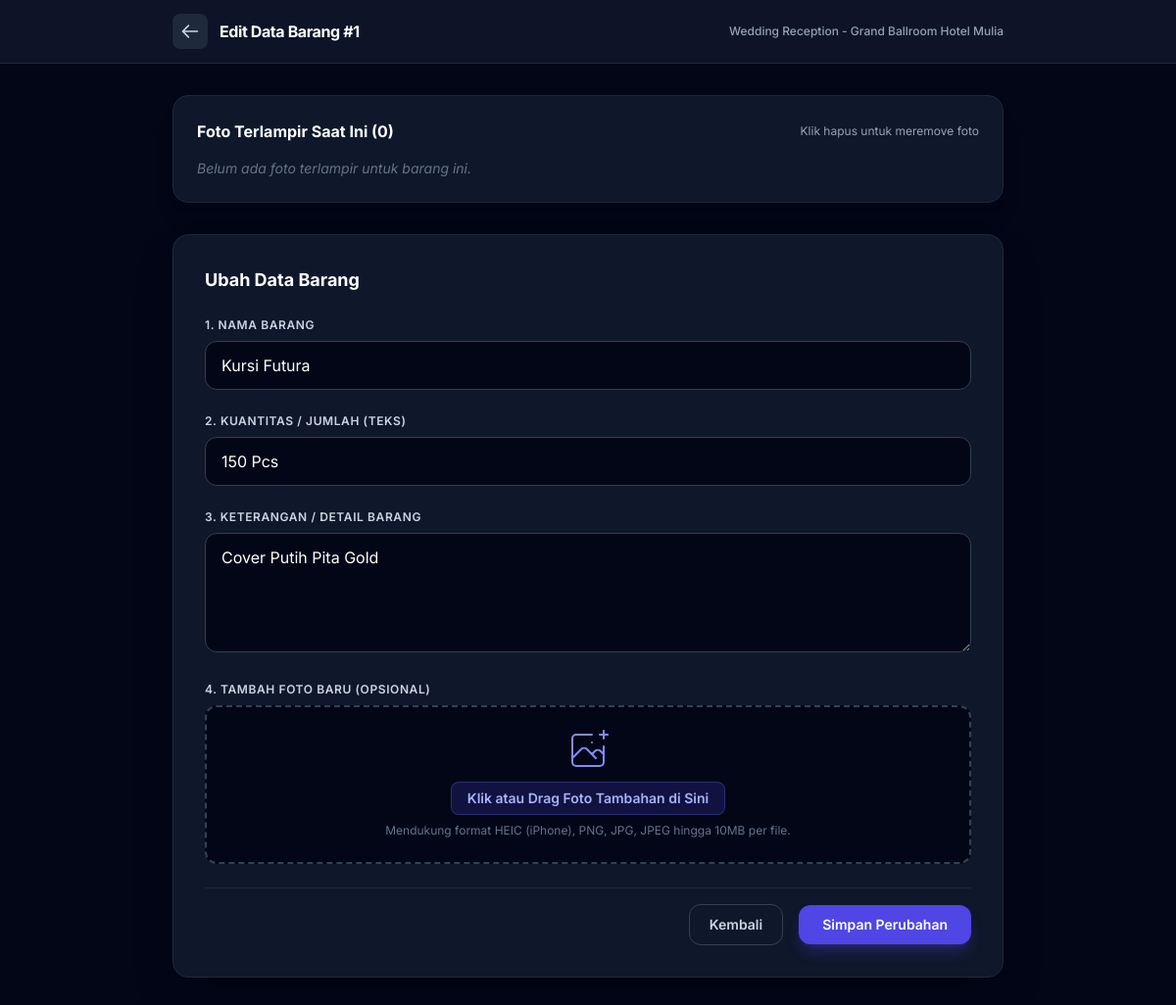
/pekerja/edit_barang.php?id=1 (signed in), run on the app's committed database.
### tables this page shows
CREATE TABLE `barang` (
  `id` INT AUTO_INCREMENT PRIMARY KEY,
  `pekerjaan_id` INT NOT NULL,
  `nama_barang` VARCHAR(255) NOT NULL,
  `kuantitas` VARCHAR(255) NOT NULL,
  `keterangan` TEXT,
  `created_at` TIMESTAMP DEFAULT CURRENT_TIMESTAMP,
  `updated_at` TIMESTAMP DEFAULT CURRENT_TIMESTAMP ON UPDATE CURRENT_TIMESTAMP,
  CONSTRAINT `fk_barang_pekerjaan` FOREIGN KEY (`pekerjaan_id`) REFERENCES `pekerjaan` (`id`) ON DELETE CASCADE ON UPDATE CASCADE
);

CREATE TABLE `pekerjaan` (
  `id` INT AUTO_INCREMENT PRIMARY KEY,
  `nama_pekerjaan` VARCHAR(255) NOT NULL,
  `user_id` INT NOT NULL,
  `dibuat_oleh` INT NOT NULL,
  `created_at` TIMESTAMP DEFAULT CURRENT_TIMESTAMP,
  `updated_at` TIMESTAMP DEFAULT CURRENT_TIMESTAMP ON UPDATE CURRENT_TIMESTAMP,
  CONSTRAINT `fk_pekerjaan_user` FOREIGN KEY (`user_id`) REFERENCES `users` (`id`) ON DELETE CASCADE ON UPDATE CASCADE,
  CONSTRAINT `fk_pekerjaan_dibuat_oleh` FOREIGN KEY (`dibuat_oleh`) REFERENCES `users` (`id`) ON DELETE CASCADE ON UPDATE CASCADE
);

### config/helpers.php (called while the page is built, shortened)
<?php
function e(?string $value): string {
    return htmlspecialchars($value ?? '', ENT_QUOTES, 'UTF-8');
}

### public/pekerja/edit_barang.php (the view, shortened to what this page needs)
<?php
$user = require_role(['pekerja']);
$pdo = get_db_connection();
$barangId = (int)($_GET['id'] ?? 0);
$stmt = $pdo->prepare("
    SELECT b.*, p.nama_pekerjaan, p.user_id AS owner_user_id
    FROM barang b
    JOIN pekerjaan p ON b.pekerjaan_id = p.id
    WHERE b.id = :barang_id AND p.user_id = :user_id
    LIMIT 1
");
$stmt->execute([':barang_id' => $barangId, ':user_id' => $user['id']]);
$barang = $stmt->fetch();
$stmtFoto = $pdo->prepare("SELECT * FROM foto_barang WHERE barang_id = :barang_id ORDER BY id ASC");
$stmtFoto->execute([':barang_id' => $barangId]);
$fotoList = $stmtFoto->fetchAll();
?>
<!DOCTYPE html>
<html lang="id">
<head>
    <script src="https://cdn.tailwindcss.com"></script>
</head>
<body class="bg-slate-950 text-slate-100 min-h-screen flex flex-col">
    <nav class="bg-slate-900/90 border-b border-slate-800 sticky top-0 z-30 backdrop-blur-md">
        <div class="max-w-4xl mx-auto px-4 sm:px-6 h-16 flex items-center justify-between">
            <div class="flex items-center space-x-3">
                <a href="/pekerja/index.php" class="p-2 rounded-lg bg-slate-800 text-slate-300 hover:text-white transition-all">
                    <svg class="w-5 h-5" fill="none" stroke="currentColor" viewBox="0 0 24 24">
                        <path stroke-linecap="round" stroke-linejoin="round" stroke-width="2" d="M10 19l-7-7m0 0l7-7m-7 7h18"/>
                    </svg>
                </a>
                <span class="font-bold text-white tracking-tight">Edit Data Barang #<?= $barang['id'] ?></span>
            </div>
            <span class="text-xs text-slate-400 font-medium"><?= e($barang['nama_pekerjaan']) ?></span>
        </div>
    </nav>
    <main class="flex-grow max-w-4xl w-full mx-auto px-4 sm:px-6 py-8 space-y-8">
        <div class="bg-slate-900 border border-slate-800 rounded-2xl shadow-xl p-6">
            <h3 class="text-base font-bold text-white mb-4 flex items-center justify-between">
                <span>Foto Terlampir Saat Ini (<?= count($fotoList) ?>)</span>
                <span class="text-xs font-normal text-slate-400">Klik hapus untuk meremove foto</span>
            </h3>
            <?php if (empty($fotoList)): ?>
                <p class="text-slate-500 text-sm italic">Belum ada foto terlampir untuk barang ini.</p>
            <?php endif; ?>
        </div>
        <div class="bg-slate-900 border border-slate-800 rounded-2xl shadow-2xl p-6 sm:p-8">
            <h3 class="text-lg font-bold text-white mb-6">Ubah Data Barang</h3>
            <form method="POST" action="/pekerja/edit_barang.php?id=<?= $barangId ?>" enctype="multipart/form-data" class="space-y-6">
                <div>
                    <label for="nama_barang" class="block text-xs font-semibold text-slate-300 uppercase tracking-wider mb-2">1. Nama Barang</label>
                    <input type="text" id="nama_barang" name="nama_barang" value="<?= e($barang['nama_barang']) ?>" required placeholder="Contoh: Kursi Futura, Meja Round Table"
                        class="w-full px-4 py-3 rounded-xl bg-slate-950 border border-slate-700 text-white placeholder-slate-500 focus:outline-none focus:ring-2 focus:ring-indigo-500 transition-all">
                </div>
                <div>
                    <label for="kuantitas" class="block text-xs font-semibold text-slate-300 uppercase tracking-wider mb-2">2. Kuantitas / Jumlah (Teks)</label>
                    <input type="text" id="kuantitas" name="kuantitas" value="<?= e($barang['kuantitas']) ?>" required placeholder="Contoh: 150 Pcs, 10 Unit, 2 Box"
                        class="w-full px-4 py-3 rounded-xl bg-slate-950 border border-slate-700 text-white placeholder-slate-500 focus:outline-none focus:ring-2 focus:ring-indigo-500 transition-all">
                </div>
                <div>
                    <label for="keterangan" class="block text-xs font-semibold text-slate-300 uppercase tracking-wider mb-2">3. Keterangan / Detail Barang</label>
                    <textarea id="keterangan" name="keterangan" rows="4" required
                        class="w-full px-4 py-3 rounded-xl bg-slate-950 border border-slate-700 text-white placeholder-slate-500 focus:outline-none focus:ring-2 focus:ring-indigo-500 transition-all"><?= e($barang['keterangan']) ?></textarea>
                </div>
                <div>
                    <label class="block text-xs font-semibold text-slate-300 uppercase tracking-wider mb-2">4. Tambah Foto Baru (Opsional)</label>
                    <div id="drop-zone" class="mt-1 flex justify-center px-6 pt-5 pb-6 border-2 border-slate-700 border-dashed rounded-xl bg-slate-950 hover:border-indigo-500 transition-all cursor-pointer">
                        <div class="space-y-2 text-center">
                            <div class="flex text-sm text-slate-400 justify-center">
                                <span class="bg-indigo-600/20 text-indigo-300 hover:bg-indigo-600/30 px-4 py-1.5 rounded-lg border border-indigo-500/30 font-semibold transition-all">
                                    Klik atau Drag Foto Tambahan di Sini
                                </span>
                            </div>
                            <p class="text-xs text-slate-500">Mendukung format HEIC (iPhone), PNG, JPG, JPEG hingga 10MB per file.</p>
                        </div>
                    </div>
                </div>
                <div class="flex items-center justify-end space-x-4 pt-4 border-t border-slate-800">
                    <a href="/pekerja/index.php" class="px-5 py-2.5 rounded-xl border border-slate-700 text-slate-300 hover:bg-slate-800 text-sm font-semibold transition-all">Kembali</a>
                    <button id="btnSubmit" type="submit" class="px-6 py-2.5 rounded-xl bg-indigo-600 hover:bg-indigo-500 text-white font-semibold text-sm shadow-lg shadow-indigo-600/30 transition-all">
                        Simpan Perubahan
                    </button>
                </div>
            </form>
        </div>
    </main>
</body>
</html>

### public/pekerja/edit_barang.php (style rules this page uses)
body { font-family: 'Inter', sans-serif; }

### data on the page
barang: id "1", pekerjaan.nama_pekerjaan "Wedding Reception - Grand Ballroom Hotel Mulia", nama_barang "Kursi Futura", kuantitas "150 Pcs", keterangan "Cover Putih Pita Gold"

### other printed values
count($fotoList) "0"
